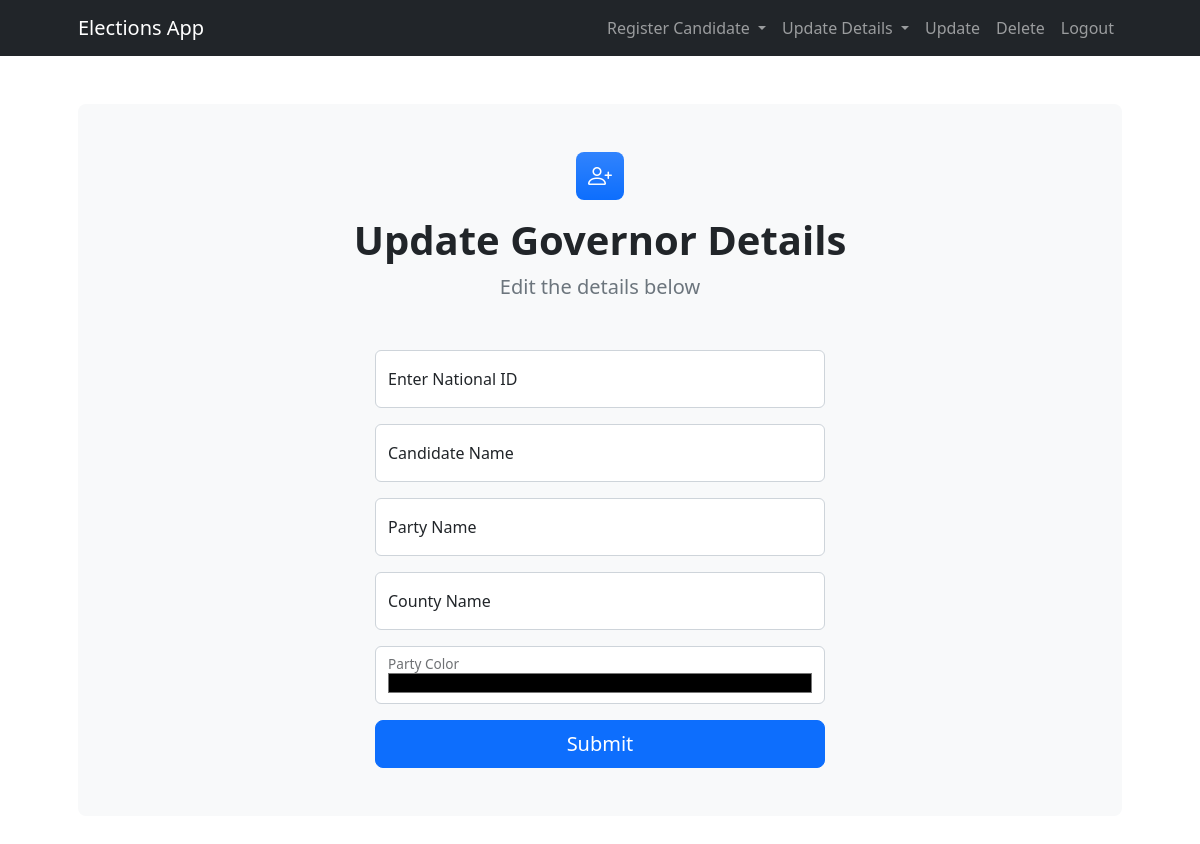
The page /admin/update/governor/34293582 on the database as committed earlier.
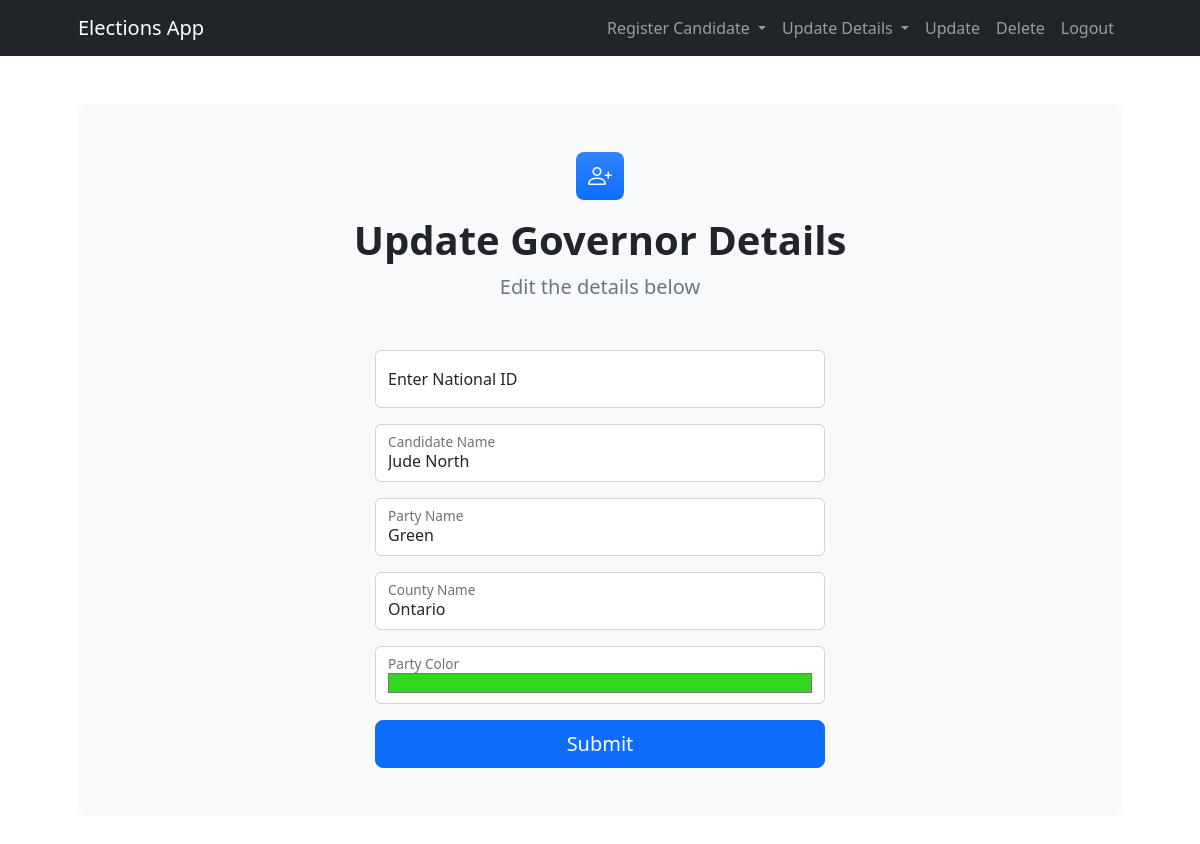
The same page on the database as committed later.
### app/models.py (models this page shows)
class Governor(db.Model):
    id = db.Column(db.Integer, primary_key=True)
    national_id = db.Column(db.String(20), unique=True, nullable=False)
    name = db.Column(db.String(100), nullable=False)
    party_name = db.Column(db.String(100), nullable=False)
    county = db.Column(db.String(50), nullable=False)
    party_color = Column(String(20), nullable=False)

### app/routes.py (the view, shortened to what this page needs)
@app.route('/admin/update/governor/<national_id>', methods=['GET', 'POST'])
def update_governor(national_id):
    governor = Governor.query.filter_by(national_id=national_id).first()
    success_message = None  # Initialize success message flag
    return render_template('update_governor.html', governor=governor, success_message=success_message)

### app/templates/update_governor.html (shortened to what the changed rows need)
<!DOCTYPE html>
<html lang="en">
<head>
    <link href="https://cdn.jsdelivr.net/npm/bootstrap@5.2.3/dist/css/bootstrap.min.css" rel="stylesheet">
    <link href="https://cdn.jsdelivr.net/npm/bootstrap-icons@1.5.0/font/bootstrap-icons.css" rel="stylesheet">
    <link href="{{ url_for('static', filename='css/styles.css') }}" rel="stylesheet" />
</head>
<body class="d-flex flex-column h-100">
    <main class="flex-shrink-0">
        <section class="py-5">
            <div class="container px-5">
                <div class="bg-light rounded-3 py-5 px-4 px-md-5 mb-5">
                    <div class="text-center mb-5">
                        <h1 class="fw-bolder">Update Governor Details</h1>
                    </div>
                    <div class="row gx-5 justify-content-center">
                        <div class="col-lg-8 col-xl-6">
                            <form action="" method="POST">
                                <div class="form-floating mb-3">
                                    <input class="form-control" id="name" name="name" type="text" value="{{ governor.name }}" placeholder="Enter candidate's name...">
                                    <label for="name">Candidate Name</label>
                                </div>
                                <div class="form-floating mb-3">
                                    <input class="form-control" id="party_name" name="party_name" type="text" value="{{ governor.party_name }}" placeholder="Enter party name...">
                                    <label for="party_name">Party Name</label>
                                </div>
                                <div class="form-floating mb-3">
                                    <input class="form-control" id="county_name" name="county_name" type="text" value="{{ governor.county }}" placeholder="Enter county name...">
                                    <label for="county_name">County Name</label>
                                </div>
                                <div class="form-floating mb-3">
                                    <input class="form-control" id="party_color" name="party_color" type="color" value="{{ governor.party_color }}" required>
                                    <label for="party_color">Party Color</label>
                                </div>
                            </form>
                        </div>
                    </div>
                </div>
            </div>
        </section>
    </main>
</body>
</html>

Rows that differ between the two databases and show on the page:
added Governor: name "Jude North", party_name "Green", county_name "Ontario", party_color "#33d71d"
Other text that changed with them:
form field party_color: "#000000" → (not shown)
